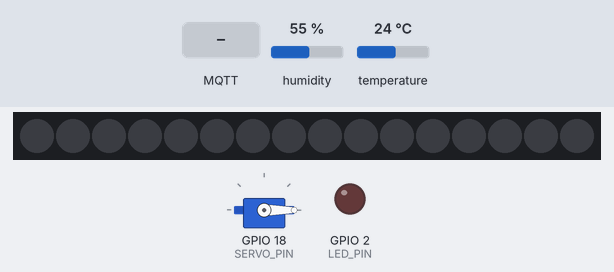
The sketch below on a simulated ESP32. On the bench: servo, 16 RGB LEDs in strip order, left to right, output pins drawn as LEDs (lit = HIGH). The test bench sets the inputs (shaded band); at power-on: humidity 55 %, temperature 24 °C. WiFi joins after 1.5 s; servers stay silent unless stated; no MQTT or app messages arrive unless stated.

Above: at 2.7 s.
2.8 s: humidity set to 69 %
4.7 s: humidity set to 72 %
At 6.7 s:
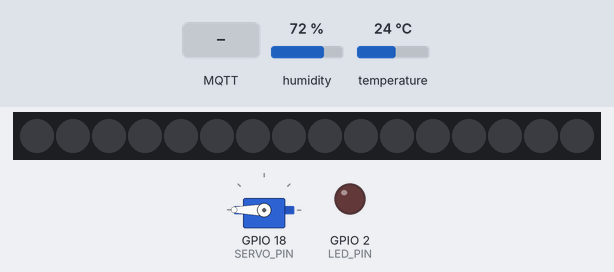
7.0 s: MQTT message "ON" arrives on the third subscribed topic
At 8.6 s:
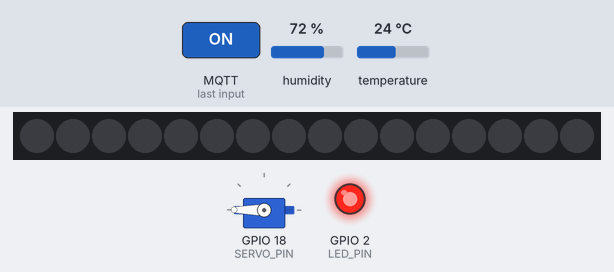
9.0 s: humidity set to 22 %
At 10.3 s:
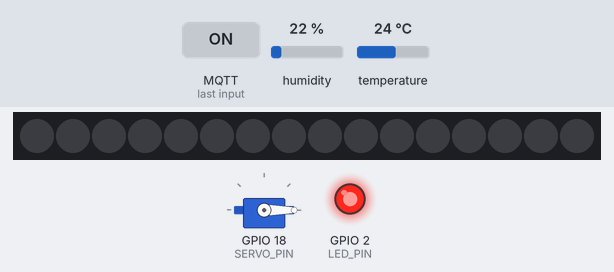
11.0 s: humidity set to 88 %
At 12.1 s:
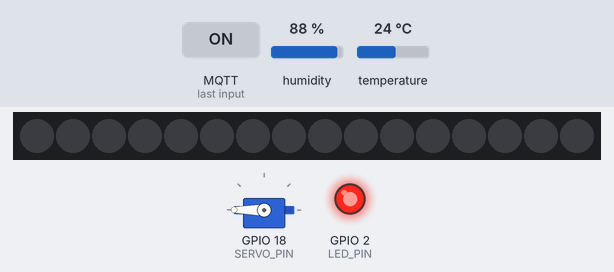
13.0 s: humidity set to 40 %
At 13.9 s:
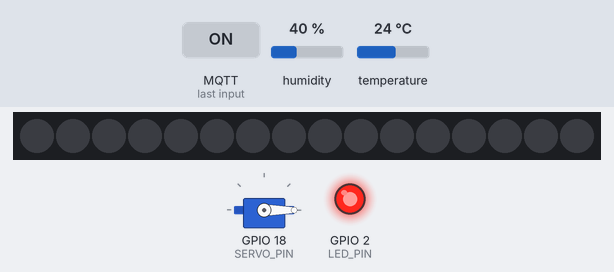
Timing chart, 0 to 16.0 s (numbered marks = the images above; inputs shaded):
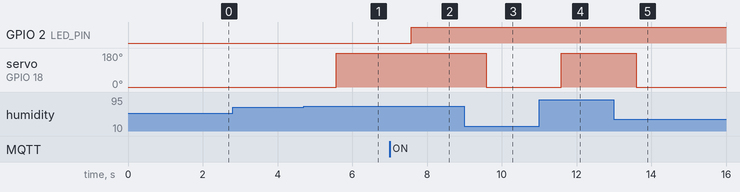

The sketch:

sketch.ino
```cpp
#include <WiFi.h>
#include <PubSubClient.h>
#include <DHT.h>
#include <ESP32Servo.h>
#include <Adafruit_NeoPixel.h>

// ---------- WiFi ----------
const char* ssid = "Wokwi-GUEST";
const char* password = "";

// ---------- MQTT ----------
const char* mqtt_server = "test.mosquitto.org";

// ---------- Pins ----------
#define DHTPIN 15
#define DHTTYPE DHT22
#define SERVO_PIN 18      // Fan
#define LED_PIN 2
#define NEOPIXEL_PIN 4
#define NUMPIXELS 16

// ---------- Thresholds ----------
float TEMP_LIMIT = 30.0;
float HUM_LIMIT  = 70.0;

// ---------- Objects ----------
WiFiClient espClient;
PubSubClient client(espClient);
DHT dht(DHTPIN, DHTTYPE);
Servo fanServo;
Adafruit_NeoPixel pixels(NUMPIXELS, NEOPIXEL_PIN, NEO_GRB + NEO_KHZ800);

// ---------- States ----------
bool autoMode = true;
bool fanState = false;

// ---------- WiFi ----------
void setup_wifi() {
  WiFi.begin(ssid, password);
  while (WiFi.status() != WL_CONNECTED) {
    delay(500);
  }
}

// ---------- MQTT Callback ----------
void callback(char* topic, byte* payload, unsigned int length) {
  String msg;
  for (int i = 0; i < length; i++) msg += (char)payload[i];

  // Mode
  if (String(topic) == "room/mode") {
    autoMode = (msg == "AUTO");
  }

  // Manual Fan
  if (String(topic) == "room/fan" && !autoMode) {
    fanState = (msg == "ON");
    fanServo.write(fanState ? 180 : 0);
  }

  // LED
  if (String(topic) == "room/led") {
    digitalWrite(LED_PIN, msg == "ON");
  }

  // NeoPixel (RGB fixed for GRB)
  if (String(topic) == "room/neopixel") {
    int r = msg.substring(msg.indexOf("r")+2).toInt();
    int g = msg.substring(msg.indexOf("g")+2).toInt();
    int b = msg.substring(msg.indexOf("b")+2).toInt();

    for (int i = 0; i < NUMPIXELS; i++) {
      pixels.setPixelColor(i, pixels.Color(g, r, b)); // GRB FIX
    }
    pixels.show();
  }
}

// ---------- MQTT Reconnect ----------
void reconnect() {
  while (!client.connected()) {
    if (client.connect("ESP32_SmartRoom")) {
      client.subscribe("room/mode");
      client.subscribe("room/fan");
      client.subscribe("room/led");
      client.subscribe("room/neopixel");
    } else {
      delay(2000);
    }
  }
}

void setup() {
  Serial.begin(115200);

  pinMode(LED_PIN, OUTPUT);

  dht.begin();
  fanServo.attach(SERVO_PIN);
  fanServo.write(0); // Fan OFF

  pixels.begin();
  pixels.clear();
  pixels.show();

  setup_wifi();
  client.setServer(mqtt_server, 1883);
  client.setCallback(callback);
}

void loop() {
  if (!client.connected()) reconnect();
  client.loop();

  delay(2000);

  float temp = dht.readTemperature();
  float hum  = dht.readHumidity();

  if (isnan(temp) || isnan(hum)) return;

  client.publish("room/temperature", String(temp).c_str());
  client.publish("room/humidity", String(hum).c_str());

  // AUTO MODE Fan Control
  if (autoMode) {
    if (temp > TEMP_LIMIT || hum > HUM_LIMIT) {
      fanServo.write(180);
    } else {
      fanServo.write(0);
    }
  }
}
```

Measured:
- the behaviour switches between 70 and 71 % on humidity (found by bisection; images 0 and 1)
- after the input at 2.8 s, every drawn part: stays the same
- after the input at 4.7 s, servo on GPIO 18 (SERVO_PIN): 0° → 180° after 0.87 s
- after the input at 7.0 s, GPIO 2 (LED_PIN): LOW → HIGH after 0.57 s
- after the input at 9.0 s, servo on GPIO 18 (SERVO_PIN): 180° → 0° after 0.58 s
- after the input at 11.0 s, servo on GPIO 18 (SERVO_PIN): 0° → 180° after 0.59 s
- after the input at 13.0 s, servo on GPIO 18 (SERVO_PIN): 180° → 0° after 0.59 s
